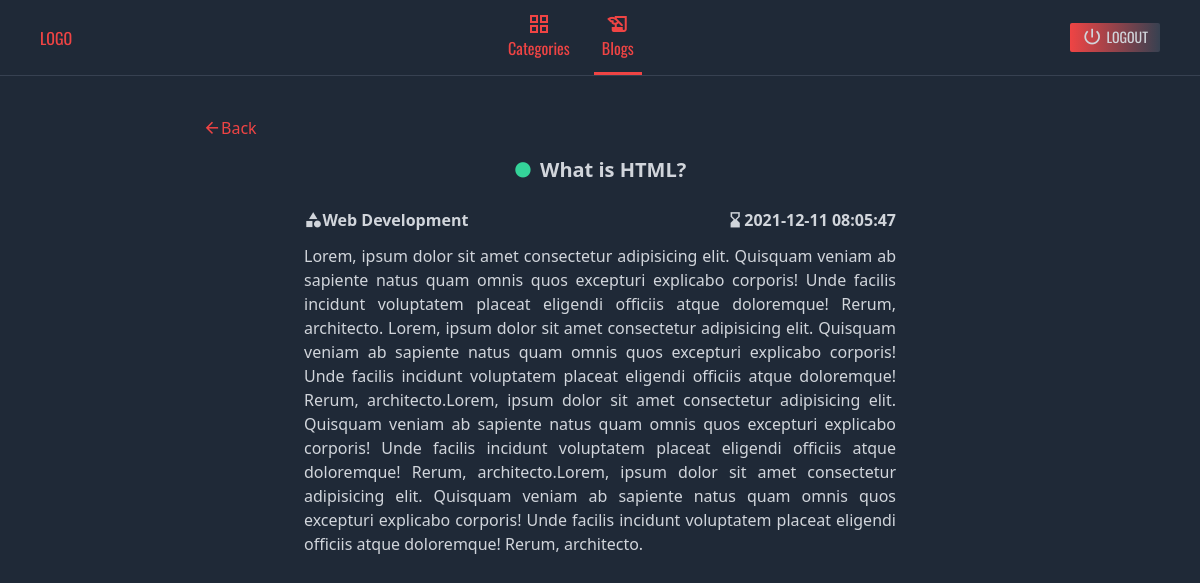
/admin/blogs_detail.php?id=6 (signed in), run on the app's committed database.
### tables this page shows
CREATE TABLE `blogs` (
  `id` int(11) NOT NULL,
  `categories_id` int(11) NOT NULL,
  `title` varchar(255) NOT NULL,
  `content` longtext NOT NULL,
  `img` varchar(255) NOT NULL,
  `is_publish` enum('1','0') NOT NULL DEFAULT '1',
  `timestamp` timestamp NOT NULL DEFAULT current_timestamp() ON UPDATE current_timestamp()
);

CREATE TABLE `categories` (
  `id` int(11) NOT NULL,
  `name` varchar(255) NOT NULL,
  `is_publish` enum('1','0') NOT NULL DEFAULT '1',
  `created_at` timestamp NOT NULL DEFAULT current_timestamp() ON UPDATE current_timestamp()
);

### controller/admin/Connection.php (called while the page is built)
<?php
class Connection
{
    private $server = '127.0.0.1';
    private $user = 'root';
    private $password = '';
    private $db = 'blog_sayar';
    protected function connect()
    {
        try {
            $conn = new PDO("mysql:host=$this->server;dbname=$this->db", $this->user, $this->password);
            $conn->setAttribute(PDO::ATTR_ERRMODE, PDO::ERRMODE_EXCEPTION);
            return $conn;
        } catch (PDOException $e){
            echo $e->getMessage();
            die();
        }
    }
}

### controller/admin/Blogs.php (called while the page is built, shortened)
<?php
class Blogs extends Connection{
    private $con;
    function __construct()
    {
        $this->con = $this->connect();
    }
    function getById(int $id){
        $sql = "SELECT blogs.id, blogs.categories_id, blogs.title, blogs.content, blogs.img,
        blogs.timestamp, blogs.is_publish, categories.name
         FROM blogs INNER JOIN categories ON blogs.categories_id = categories.id WHERE blogs.id = :id";
        $res = $this->con->prepare($sql);
        $res->bindParam(':id',$id);
        $res->execute();
        $data = $res->fetch(PDO::FETCH_OBJ);
        return $data;
    }
}

### admin/blogs_detail.php (the view, shortened to what this page needs)
<?php
    require_once 'layout/header.php';
 $blogs = new Blogs();
 $blog = $blogs->getById($_GET['id']);
?>
 <section class="grid grid-cols-12 mt-10 gap-4 mb-10">
       <a href="blogs.php" class="col-start-3 col-span-8 flex items-center text-red-500">
           <i class="material-icons">arrow_back</i> Back
       </a>
       <div class="col-start-4 col-span-6 flex flex-col gap-3">
            <div class="flex items-center gap-2 justify-center">
                <i class="material-icons <?php echo $blog->is_publish == '1' ? 'text-green-400' : 'text-gray-600' ?> publish">circle</i>
                <h1 class="text-xl font-bold text-gray-300"><?php echo $blog->title; ?></h1>
            </div>
            <div class="flex justify-between text-gray-300 font-bold">
                <div class="flex items-center">
                    <i class="material-icons">category</i>
                    <?php echo $blog->name; ?>
                </div>
                <div class="flex items-center">
                    <i class="material-icons">hourglass_bottom</i>
                    <?php
                        echo $blog->timestamp;
                    ?>
                </div>
            </div>
            <div>
                <p class="text-gray-300 text-justify">
                    <?php
                        echo $blog->content;
                    ?>
                </p>
            </div>
       </div>
 </section>
<?php
    require_once 'layout/footer.php'
?>

### admin/assets/css/style.css (style rules this page uses)
:root { --app-font: 'Oswald', sans-serif; --body-font: 'Roboto', sans-serif; }
.material-icons { font-size: 1.15rem; }

### data on the page
blogs: title "What is HTML?", categories.name "Web Development", timestamp "2021-12-11 08:05:47", content "Lorem, ipsum dolor sit amet consectetur adipisicing elit. Quisquam veniam ab sapiente natus quam omnis quos excepturi explicabo corporis! Unde facilis incidunt voluptatem placeat eligendi officiis atque doloremque! Rerum, architecto. Lorem, ipsum dolor sit amet consectetur adipisicing elit. Quisquam veniam ab sapiente natus quam omnis quos excepturi explicabo corporis! Unde facilis incidunt voluptatem placeat eligendi officiis atque doloremque! Rerum, architecto.Lorem, ipsum dolor sit amet consectetur adipisicing elit. Quisquam veniam ab sapiente natus quam omnis quos excepturi explicabo corporis! Unde facilis incidunt voluptatem placeat eligendi officiis atque doloremque! Rerum,…"
